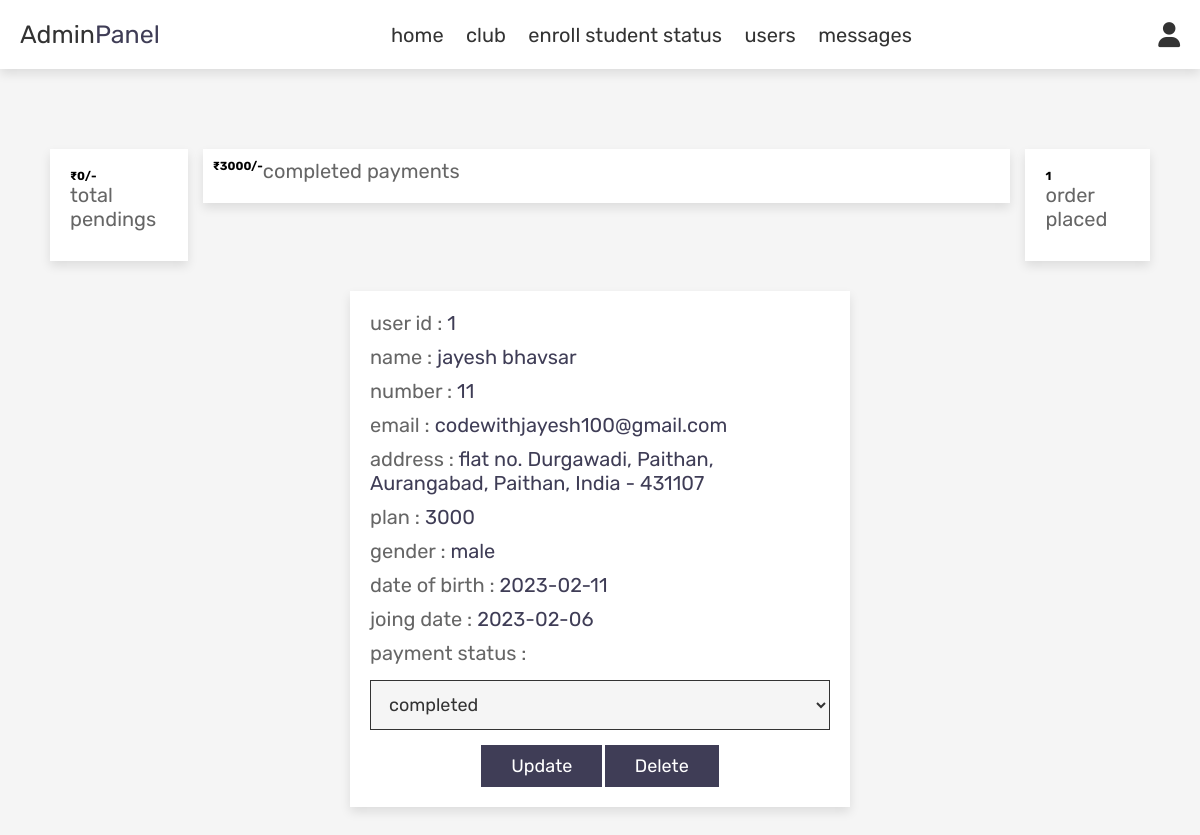
The page /admin_badminton_enroll.php (signed in) on the database its author committed.
### tables this page shows
CREATE TABLE `badminton_enroll` (
  `id` int(11) NOT NULL,
  `user_id` int(11) NOT NULL,
  `sp_name` varchar(50) NOT NULL,
  `name` varchar(100) NOT NULL,
  `number` int(11) NOT NULL,
  `email` varchar(100) NOT NULL,
  `method_plans` varchar(50) NOT NULL,
  `gender` varchar(50) NOT NULL,
  `dob` date NOT NULL,
  `JoinDate` date NOT NULL,
  `address` varchar(100) NOT NULL,
  `payment_status` varchar(100) NOT NULL
);

### admin_badminton_enroll.php (the view, shortened to what this page needs)
<?php
include 'config.php';
?>
<!DOCTYPE html>
<html lang="en">
<head>
    <link rel="stylesheet" href="https://cdnjs.cloudflare.com/ajax/libs/font-awesome/6.0.0/css/all.min.css">
    <link rel="stylesheet" href="css/admin_style.css?v=<?php echo time();?>">
</head>
<body>
    <?php include 'admin_header.php'; ?>
    <section class="orders">
        <div class="box-container"  style="display: flex;max-width: 100%;padding: 3rem;width: 100%;">
            <div class="box">
                <?php
            $total_pendings = 0;
         ?>
                <h3>₹<?php echo $total_pendings; ?>/-</h3>
                <p>total pendings</p>
            </div>
            <div class="box"  style="display: flex;max-width: 100%;padding: 1rem;width: 100%;">
                <?php
            $total_completed = 0;
            $select_completed = mysqli_query($conn, "SELECT method_plans FROM `badminton_enroll` WHERE payment_status = 'completed'") or die('query failed');
            if(mysqli_num_rows($select_completed) > 0){
               while($fetch_completed = mysqli_fetch_assoc($select_completed)){
                  $method_plans = $fetch_completed['method_plans'];
                  $total_completed += $method_plans;
               };
            };
         ?>
                <h3>₹<?php echo $total_completed; ?>/-</h3>
                <p>completed payments</p>
            </div>
            <div class="box">
                <?php
            $select_orders = mysqli_query($conn, "SELECT * FROM `badminton_enroll`") or die('query failed');
            $number_of_orders = mysqli_num_rows($select_orders);
         ?>
                <h3><?php echo $number_of_orders; ?></h3>
                <p>order placed</p>
            </div>
        </div>
        <div class="box-container">
            <?php
      $select_orders = mysqli_query($conn, "SELECT * FROM `badminton_enroll`") or die('query failed');
      if(mysqli_num_rows($select_orders) > 0){
         while($fetch_orders = mysqli_fetch_assoc($select_orders)){
      ?>
            <div class="box" style="border:0; border-radius:0;">
                <p> user id : <span><?php echo $fetch_orders['user_id']; ?></span> </p>
                <p> name : <span><?php echo $fetch_orders['name']; ?></span> </p>
                <p> number : <span><?php echo $fetch_orders['number']; ?></span> </p>
                <p> email : <span><?php echo $fetch_orders['email']; ?></span> </p>
                <p> address : <span><?php echo $fetch_orders['address']; ?></span> </p>
                <p> plan : <span><?php echo $fetch_orders['method_plans']; ?></span> </p>
                <p> gender : <span><?php echo $fetch_orders['gender']; ?></span> </p>
                <p> date of birth : <span><?php echo $fetch_orders['dob']; ?></span> </p>
                <p> joing date : <span><?php echo $fetch_orders['JoinDate']; ?></span> </p>
                <p> payment status :</p>
                <form action="" method="post">
                    <select name="update_payment">
                        <option value="" selected disabled><?php echo $fetch_orders['payment_status']; ?></option>
                    </select>
                    <input type="submit" value="update" name="update_order" class="option-btn">
                    <a href="admin_orders.php?delete=<?php echo $fetch_orders['id']; ?>"
                        onclick="return confirm('delete this order?');" class="delete-btn">delete</a>
                </form>
            </div>
            <?php
         }
      }else{
         echo '<p class="empty">no orders placed yet!</p>';
      }
      ?>
        </div>
    </section>
</body>
</html>

### css/admin_style.css (style rules this page uses)
:root { --red: #3f3d56; --red: #3f3d56; --orange:#f39c12; --black:#333; --white:#fff; --light-color:#666; --light-white:#ccc; --light-bg:#f5f5f5; --border:.1rem solid var(--black); --box-shadow:0 .5rem 1rem rgba(0,0,0,.1); }
* { font-family: 'Rubik', sans-serif; margin:0; padding:0; box-sizing: border-box; outline: none; border:none; text-decoration: none; transition:all .2s linear; }
html { font-size: 62.5%; overflow-x: hidden; }
body { background-color: var(--light-bg); }
section { padding:3rem 2rem; }
.btn, .option-btn, .delete-btn, .white-btn { display: inline-block; margin-top: 1rem; padding:1rem 3rem; cursor: pointer; color:var(--white); font-size: 1.8rem; text-transform: capitalize; }
.option-btn { background-color: var(--red); }
.delete-btn { background-color: var(--red); }
.orders .box-container { grid-template-columns: repeat(auto-fit, 30rem); justify-content: center; gap:1.5rem; max-width: 50rem; margin:0 auto; align-items: flex-start; }
.orders .box-container .box { background-color: var(--white); padding:2rem; box-shadow: var(--box-shadow); }
.orders .box-container .box p { padding-bottom: 1rem; font-size: 2rem; color:var(--light-color); }
.orders .box-container .box p span { color:var(--red); }
.orders .box-container .box form { text-align: center; }
.orders .box-container .box form select { border-radius: 0; margin:.5rem 0; width: 100%; background-color: var(--light-bg); border:var(--border); padding:1.2rem 1.4rem; font-size: 1.8rem; color:var(--black); }

### rows shown on the page
badminton_enroll: user "1", name "jayesh bhavsar", number "11", email "codewithjayesh100@gmail.com", address "flat no. Durgawadi, Paithan, Aurangabad, Paithan, India - 431107", method_plans "3000", gender "male", dob "2023-02-11", JoinDate "2023-02-06", update_payment "completed"

### other values the page prints
$total_pendings "0"
$total_completed "3000"
$number_of_orders "1"
